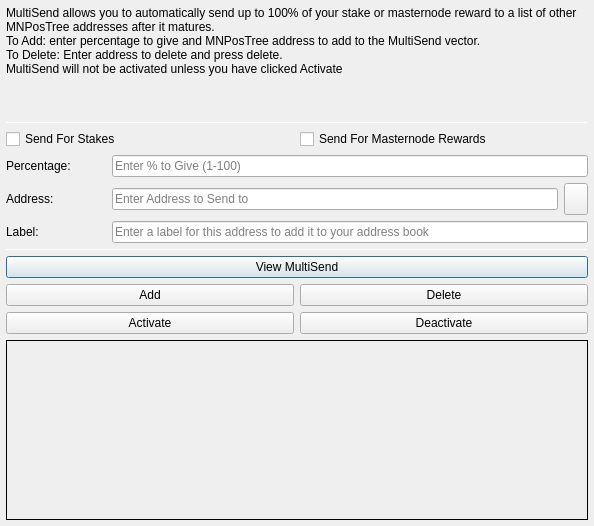
<?xml version="1.0" encoding="UTF-8"?>
<ui version="4.0">
 <class>MultiSendDialog</class>
 <widget class="QDialog" name="MultiSendDialog">
  <property name="windowModality">
   <enum>Qt::NonModal</enum>
  </property>
  <property name="geometry">
   <rect>
    <x>0</x>
    <y>0</y>
    <width>594</width>
    <height>526</height>
   </rect>
  </property>
  <property name="windowTitle">
   <string>MultiSend</string>
  </property>
  <layout class="QVBoxLayout" name="verticalLayout" stretch="0">
   <property name="margin">
    <number>6</number>
   </property>
   <item>
    <layout class="QVBoxLayout" name="verticalLayout_Main" stretch="1,1,1,0,1,1,1">
     <item>
      <widget class="QLabel" name="label_2">
       <property name="lineWidth">
        <number>1</number>
       </property>
       <property name="text">
        <string>MultiSend allows you to automatically send up to 100% of your stake or masternode reward to a list of other MNPosTree addresses after it matures.
To Add: enter percentage to give and MNPosTree address to add to the MultiSend vector.
To Delete: Enter address to delete and press delete.
MultiSend will not be activated unless you have clicked Activate</string>
       </property>
       <property name="alignment">
        <set>Qt::AlignLeading|Qt::AlignLeft|Qt::AlignTop</set>
       </property>
       <property name="wordWrap">
        <bool>true</bool>
       </property>
      </widget>
     </item>
     <item>
      <widget class="Line" name="line">
       <property name="minimumSize">
        <size>
         <width>0</width>
         <height>1</height>
        </size>
       </property>
       <property name="maximumSize">
        <size>
         <width>16777215</width>
         <height>1</height>
        </size>
       </property>
       <property name="orientation">
        <enum>Qt::Horizontal</enum>
       </property>
      </widget>
     </item>
     <item>
      <layout class="QVBoxLayout" name="verticalLayout_Settings">
       <item>
        <layout class="QHBoxLayout" name="horizontalLayout">
         <item>
          <widget class="QCheckBox" name="multiSendStakeCheckBox">
           <property name="text">
            <string>Send For Stakes</string>
           </property>
          </widget>
         </item>
         <item>
          <widget class="QCheckBox" name="multiSendMasternodeCheckBox">
           <property name="text">
            <string>Send For Masternode Rewards</string>
           </property>
          </widget>
         </item>
        </layout>
       </item>
       <item>
        <layout class="QHBoxLayout" name="horizontalLayout_6">
         <item>
          <widget class="QLabel" name="label">
           <property name="minimumSize">
            <size>
             <width>100</width>
             <height>0</height>
            </size>
           </property>
           <property name="toolTip">
            <string>Percentage of stake to send</string>
           </property>
           <property name="text">
            <string>Percentage:</string>
           </property>
          </widget>
         </item>
         <item>
          <widget class="QLineEdit" name="multiSendPercentEdit">
           <property name="toolTip">
            <string>Enter whole numbers 1 - 100</string>
           </property>
           <property name="placeholderText">
            <string>Enter % to Give (1-100)</string>
           </property>
          </widget>
         </item>
        </layout>
       </item>
       <item>
        <layout class="QHBoxLayout" name="horizontalLayout_7">
         <item>
          <widget class="QLabel" name="label_5">
           <property name="minimumSize">
            <size>
             <width>100</width>
             <height>0</height>
            </size>
           </property>
           <property name="toolTip">
            <string>Address to send portion of stake to</string>
           </property>
           <property name="text">
            <string>Address:</string>
           </property>
          </widget>
         </item>
         <item>
          <widget class="QLineEdit" name="multiSendAddressEdit">
           <property name="toolTip">
            <string/>
           </property>
           <property name="placeholderText">
            <string>Enter Address to Send to</string>
           </property>
          </widget>
         </item>
         <item>
          <widget class="QToolButton" name="addressBookButton">
           <property name="maximumSize">
            <size>
             <width>16777215</width>
             <height>32</height>
            </size>
           </property>
           <property name="toolTip">
            <string>Choose an address from the address book</string>
           </property>
           <property name="text">
            <string/>
           </property>
           <property name="icon">
            <iconset resource="../mnpostree.qrc">
             <normaloff>:/icons/address-book</normaloff>:/icons/address-book</iconset>
           </property>
           <property name="shortcut">
            <string>Alt+A</string>
           </property>
          </widget>
         </item>
        </layout>
       </item>
      </layout>
     </item>
     <item>
      <layout class="QHBoxLayout" name="horizontalLayout_3">
       <item>
        <widget class="QLabel" name="label_3">
         <property name="minimumSize">
          <size>
           <width>100</width>
           <height>0</height>
          </size>
         </property>
         <property name="text">
          <string>Label:</string>
         </property>
        </widget>
       </item>
       <item>
        <widget class="QLineEdit" name="labelAddressLabelEdit">
         <property name="placeholderText">
          <string>Enter a label for this address to add it to your address book</string>
         </property>
        </widget>
       </item>
      </layout>
     </item>
     <item>
      <widget class="Line" name="line_2">
       <property name="minimumSize">
        <size>
         <width>0</width>
         <height>1</height>
        </size>
       </property>
       <property name="maximumSize">
        <size>
         <width>16777215</width>
         <height>1</height>
        </size>
       </property>
       <property name="orientation">
        <enum>Qt::Horizontal</enum>
       </property>
      </widget>
     </item>
     <item>
      <layout class="QVBoxLayout" name="verticalLayout_Buttons">
       <item>
        <layout class="QHBoxLayout" name="horizontalLayout_4">
         <item>
          <widget class="QPushButton" name="viewButton">
           <property name="toolTip">
            <string/>
           </property>
           <property name="statusTip">
            <string>View MultiSend Vector</string>
           </property>
           <property name="text">
            <string>View MultiSend</string>
           </property>
          </widget>
         </item>
        </layout>
       </item>
       <item>
        <layout class="QHBoxLayout" name="horizontalLayout_2">
         <item>
          <widget class="QPushButton" name="addButton">
           <property name="toolTip">
            <string/>
           </property>
           <property name="statusTip">
            <string>Add to MultiSend Vector</string>
           </property>
           <property name="text">
            <string>Add</string>
           </property>
          </widget>
         </item>
         <item>
          <widget class="QPushButton" name="deleteButton">
           <property name="toolTip">
            <string/>
           </property>
           <property name="statusTip">
            <string>Delete Address From MultiSend Vector</string>
           </property>
           <property name="text">
            <string>Delete</string>
           </property>
          </widget>
         </item>
        </layout>
       </item>
       <item>
        <layout class="QHBoxLayout" name="horizontalLayout_5">
         <item>
          <widget class="QPushButton" name="activateButton">
           <property name="statusTip">
            <string>Activate MultiSend</string>
           </property>
           <property name="text">
            <string>Activate</string>
           </property>
          </widget>
         </item>
         <item>
          <widget class="QPushButton" name="disableButton">
           <property name="statusTip">
            <string>Deactivate MultiSend</string>
           </property>
           <property name="text">
            <string>Deactivate</string>
           </property>
          </widget>
         </item>
        </layout>
       </item>
      </layout>
     </item>
     <item>
      <widget class="QLabel" name="message">
       <property name="minimumSize">
        <size>
         <width>0</width>
         <height>180</height>
        </size>
       </property>
       <property name="frameShape">
        <enum>QFrame::Panel</enum>
       </property>
       <property name="frameShadow">
        <enum>QFrame::Plain</enum>
       </property>
       <property name="lineWidth">
        <number>1</number>
       </property>
       <property name="midLineWidth">
        <number>1</number>
       </property>
       <property name="text">
        <string/>
       </property>
       <property name="alignment">
        <set>Qt::AlignLeading|Qt::AlignLeft|Qt::AlignTop</set>
       </property>
       <property name="wordWrap">
        <bool>true</bool>
       </property>
      </widget>
     </item>
    </layout>
   </item>
  </layout>
 </widget>
 <resources>
  <include location="../mnpostree.qrc"/>
 </resources>
 <connections/>
</ui>
